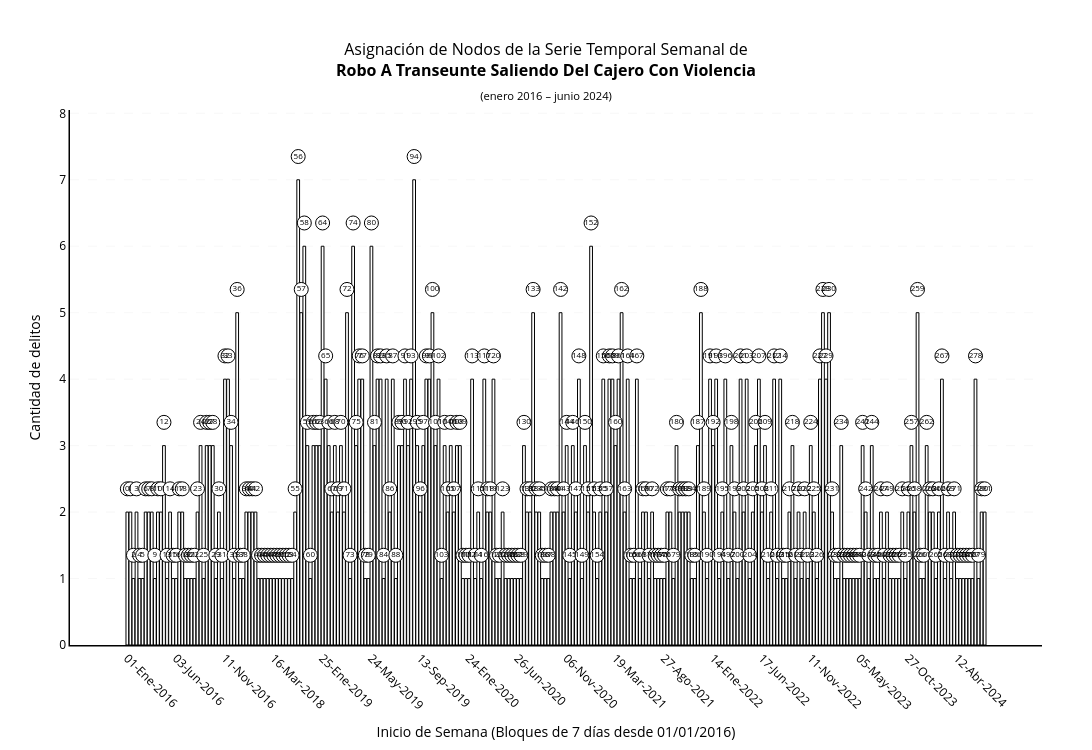

The cell this chart's notebook holds for it:
### Code cell
import pandas as pd
import plotly.graph_objects as go

# ======================================================================================
# 1. RECALCULAR SIEMPRE DESDE LA SELECCIÓN ACTUAL ('df_resultados')
# ======================================================================================
# Se lee directamente df_resultados para garantizar que se actualice al cambiar de delito
if 'df_resultados' in globals() and globals()['df_resultados'] is not None and not globals()['df_resultados'].empty:
    df_base = globals()['df_resultados'].copy()
elif 'df_resultados_filtrado' in globals() and globals()['df_resultados_filtrado'] is not None and not globals()['df_resultados_filtrado'].empty:
    df_base = globals()['df_resultados_filtrado'].copy()
else:
    df_base = None

if df_base is not None and 'fecha_hecho' in df_base.columns:
    df_base['fecha_hecho'] = pd.to_datetime(df_base['fecha_hecho'], errors='coerce')
    f_inicio = pd.Timestamp('2016-01-01')
    f_fin = pd.Timestamp('2024-06-30')

    # Filtrado por el periodo estricto
    df_resultados_filtrado = df_base[
        (df_base['fecha_hecho'] >= f_inicio) & (df_base['fecha_hecho'] <= f_fin)
    ].copy()

    total_registros = len(df_resultados_filtrado)

    if not df_resultados_filtrado.empty:
        # Bloques de 7 días iniciando el 01/01/2016 (Día 01)
        df_resultados_filtrado['semana_idx'] = (df_resultados_filtrado['fecha_hecho'] - f_inicio).dt.days // 7
        df_resultados_filtrado['fecha_hecho'] = f_inicio + pd.to_timedelta(df_resultados_filtrado['semana_idx'] * 7, unit='D')

        # Reconstrucción limpia de conteo_semanal
        conteo_semanal = (
            df_resultados_filtrado.groupby(['semana_idx', 'fecha_hecho'])
            .size()
            .reset_index(name='cantidad')
        )

        # Formateo de fechas para el eje X en español
        meses_es = {
            'Jan': 'Ene', 'Feb': 'Feb', 'Mar': 'Mar', 'Apr': 'Abr', 'May': 'May', 'Jun': 'Jun',
            'Jul': 'Jul', 'Aug': 'Ago', 'Sep': 'Sep', 'Oct': 'Oct', 'Nov': 'Nov', 'Dec': 'Dic'
        }
        conteo_semanal['fecha_str'] = conteo_semanal['fecha_hecho'].dt.strftime('%d-%b-%Y')
        for eng, esp in meses_es.items():
            conteo_semanal['fecha_str'] = conteo_semanal['fecha_str'].str.replace(eng, esp)
    else:
        conteo_semanal = pd.DataFrame()
        total_registros = 0
else:
    conteo_semanal = pd.DataFrame()
    total_registros = 0

# ======================================================================================
# 2. GENERACIÓN DE LA GRÁFICA INTERACTIVA PLOTLY (BARRAS LIMPIAS)
# ======================================================================================
if not conteo_semanal.empty:

    fig = go.Figure()

    # A. Barras limpias (relleno blanco y contorno negro definido)
    fig.add_trace(go.Bar(
        x=conteo_semanal['fecha_str'],
        y=conteo_semanal['cantidad'],
        marker=dict(color='white', line=dict(color='black', width=1)),
        name='Delitos'
    ))

    # B. Posición dinámica de nodos sobre las barras
    max_val = conteo_semanal['cantidad'].max()
    offset = max_val * 0.05 if max_val > 0 else 1

    # C. Nodos con numeración interna
    fig.add_trace(go.Scatter(
        x=conteo_semanal['fecha_str'],
        y=conteo_semanal['cantidad'] + offset,
        mode='markers+text',
        marker=dict(symbol='circle', color='white', size=14, line=dict(color='black', width=1)),
        text=[str(i) for i in range(len(conteo_semanal))],
        textfont=dict(color='black', size=8),
        textposition='middle center',
        name='Nodos'
    ))

    # D. Nombre dinámico del delito e intervalo de fechas
    if 'delito' in df_resultados_filtrado.columns and not df_resultados_filtrado['delito'].empty:
        nombre_delito = df_resultados_filtrado['delito'].iloc[0]
    else:
        nombre_delito = "Análisis de Incidencia"

    nombre_delito_formateado = str(nombre_delito).title()

    meses_traduccion = {
        'January': 'enero', 'February': 'febrero', 'March': 'marzo',
        'April': 'abril', 'May': 'mayo', 'June': 'junio',
        'July': 'julio', 'August': 'agosto', 'September': 'septiembre',
        'October': 'octubre', 'November': 'noviembre', 'December': 'diciembre'
    }

    fecha_min_dt = conteo_semanal['fecha_hecho'].min()
    fecha_max_dt = conteo_semanal['fecha_hecho'].max()
    mes_min_es = meses_traduccion.get(fecha_min_dt.strftime('%B'), fecha_min_dt.strftime('%B'))
    mes_max_es = meses_traduccion.get(fecha_max_dt.strftime('%B'), fecha_max_dt.strftime('%B'))

    titulo_dinamico = (
        f"Asignación de Nodos de la Serie Temporal Semanal de<br><b>{nombre_delito_formateado}</b><br>"
        f"<sub>({mes_min_es} {fecha_min_dt.year} – {mes_max_es} {fecha_max_dt.year})</sub>"
    )

    # E. Ajuste del diseño y visibilidad del eje horizontal
    etiquetas_visibles = conteo_semanal['fecha_str'][::16]

    fig.update_layout(
        title=dict(
            text=titulo_dinamico,
            x=0.5,
            xanchor='center',
            font=dict(size=16, color='black')
        ),
        width=1300, height=750,
        plot_bgcolor='white', paper_bgcolor='white',
        bargap=0.1,
        margin=dict(l=70, r=50, t=110, b=100),
        showlegend=False,
        xaxis=dict(
            title='Inicio de Semana (Bloques de 7 días desde 01/01/2016)',
            color='black', showline=True, linecolor='black', linewidth=1.5,
            tickangle=45, tickmode='array', tickvals=etiquetas_visibles
        ),
        yaxis=dict(
            title='Cantidad de delitos', color='black', showline=True, linecolor='black', linewidth=1.5,
            showgrid=True, gridcolor='lightgrey', gridwidth=0.2, griddash='dash',
            range=[0, max_val + (offset * 3)]
        )
    )

    fig.show()

    # ======================================================================================
    # 3. RESUMEN DE REGISTROS PROCESADOS
    # ======================================================================================
    print("=" * 65)
    print("RESUMEN DE DATOS DEL PERIODO ANALIZADO")
    print("=" * 65)
    print(f"• Delito actual: {nombre_delito_formateado}")
    print(f"• Total de registros analizados (filtrados): {total_registros:,}")
    print(f"• Rango de fechas: 01/01/2016 al 30/06/2024")
    print(f"• Total de semanas generadas (Nodos): {len(conteo_semanal)}")
    print("=" * 65)

else:
    print("❌ No se encontraron datos para el delito seleccionado dentro del periodo 01/01/2016 al 30/06/2024.")

### Figure 1 — Plotly figure (JSON) as saved in the notebook; plotly's stock layout.template omitted (floating-point values rounded to 4 significant figures; data arrays with more than 128 entries replaced by an {"elided": "..."} marker saying what was removed)
{"data": [{"marker": {"color": "white", "line": {"color": "black", "width": 1}}, "name": "Delitos", "type": "bar", "x": {"elided": "282 str values"}, "y": {"elided": "282 int values"}}, {"marker": {"color": "white", "line": {"color": "black", "width": 1}, "size": 14, "symbol": "circle"}, "mode": "markers+text", "name": "Nodos", "text": {"elided": "282 str values"}, "textfont": {"color": "black", "size": 8}, "textposition": "middle center", "type": "scatter", "x": {"elided": "282 str values"}, "y": {"elided": "282 float values"}}], "layout": {"bargap": 0.1, "height": 750, "margin": {"b": 100, "l": 70, "r": 50, "t": 110}, "paper_bgcolor": "white", "plot_bgcolor": "white", "showlegend": false, "title": {"font": {"color": "black", "size": 16}, "text": "Asignación de Nodos de la Serie Temporal Semanal de<br><b>Robo A Transeunte Saliendo Del Cajero Con Violencia</b><br><sub>(enero 2016 – junio 2024)</sub>", "x": 0.5, "xanchor": "center"}, "width": 1300, "xaxis": {"color": "black", "linecolor": "black", "linewidth": 1.5, "showline": true, "tickangle": 45, "tickmode": "array", "tickvals": ["01-Ene-2016", "03-Jun-2016", "11-Nov-2016", "16-Mar-2018", "25-Ene-2019", "24-May-2019", "13-Sep-2019", "24-Ene-2020", "26-Jun-2020", "06-Nov-2020", "19-Mar-2021", "27-Ago-2021", "14-Ene-2022", "17-Jun-2022", "11-Nov-2022", "05-May-2023", "27-Oct-2023", "12-Abr-2024"], "title": {"text": "Inicio de Semana (Bloques de 7 días desde 01/01/2016)"}}, "yaxis": {"color": "black", "gridcolor": "lightgrey", "griddash": "dash", "gridwidth": 0.2, "linecolor": "black", "linewidth": 1.5, "range": [0, 8.05], "showgrid": true, "showline": true, "title": {"text": "Cantidad de delitos"}}}}
